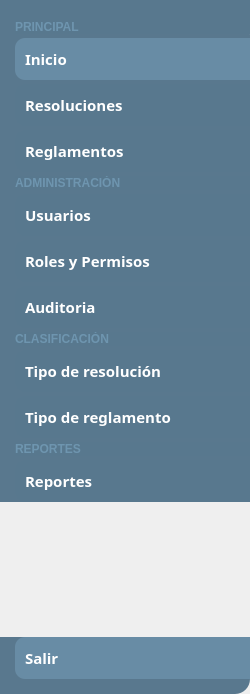
     <widget class="QWidget" name="MenuContainer" native="true">
      <property name="sizePolicy">
       <sizepolicy hsizetype="Preferred" vsizetype="Preferred">
        <horstretch>0</horstretch>
        <verstretch>0</verstretch>
       </sizepolicy>
      </property>
      <property name="minimumSize">
       <size>
        <width>250</width>
        <height>0</height>
       </size>
      </property>
      <property name="maximumSize">
       <size>
        <width>16777215</width>
        <height>16777215</height>
       </size>
      </property>
      <property name="font">
       <font>
        <pointsize>8</pointsize>
       </font>
      </property>
      <property name="styleSheet">
       <string notr="true"/>
      </property>
      <layout class="QVBoxLayout" name="verticalLayout" stretch="0">
       <property name="spacing">
        <number>0</number>
       </property>
       <property name="leftMargin">
        <number>0</number>
       </property>
       <property name="topMargin">
        <number>0</number>
       </property>
       <property name="rightMargin">
        <number>0</number>
       </property>
       <property name="bottomMargin">
        <number>0</number>
       </property>
       <item>
        <widget class="QWidget" name="SubMenuContainer" native="true">
         <property name="enabled">
          <bool>true</bool>
         </property>
         <property name="sizePolicy">
          <sizepolicy hsizetype="Preferred" vsizetype="Preferred">
           <horstretch>0</horstretch>
           <verstretch>0</verstretch>
          </sizepolicy>
         </property>
         <property name="minimumSize">
          <size>
           <width>0</width>
           <height>694</height>
          </size>
         </property>
         <property name="autoFillBackground">
          <bool>false</bool>
         </property>
         <property name="styleSheet">
          <string notr="true">QPushButton:checked{
	background-color: #688ca5;
}


#frame, #frame_2, #frame_3{
	background-color: #59788E;
}

QLabel{
	color:rgb(110, 149, 175);
}

QPushButton{
	color: rgb(255, 255, 255);
}

QWidget{
	border-top-right-radius:15px;
	border-bottom-right-radius:15px;
}

QPushButton, QLabel{
	background-color:rgb(88, 120, 142);
}

QPushButton{
	text-align: left;
	padding: 10px 10px;
	border-top-left-radius:10px;
	border-bottom-left-radius:10px;	
	border-bottom-right-radius:none;	
}

</string>
         </property>
         <layout class="QVBoxLayout" name="verticalLayout_3">
          <property name="spacing">
           <number>0</number>
          </property>
          <property name="leftMargin">
           <number>0</number>
          </property>
          <property name="topMargin">
           <number>0</number>
          </property>
          <property name="rightMargin">
           <number>0</number>
          </property>
          <property name="bottomMargin">
           <number>0</number>
          </property>
          <item>
           <widget class="QFrame" name="frame">
            <property name="frameShape">
             <enum>QFrame::StyledPanel</enum>
            </property>
            <property name="frameShadow">
             <enum>QFrame::Raised</enum>
            </property>
            <layout class="QHBoxLayout" name="horizontalLayout">
             <property name="spacing">
              <number>0</number>
             </property>
             <property name="leftMargin">
              <number>0</number>
             </property>
             <property name="topMargin">
              <number>0</number>
             </property>
             <property name="rightMargin">
              <number>0</number>
             </property>
             <property name="bottomMargin">
              <number>0</number>
             </property>
             <item>
              <widget class="QLabel" name="logo">
               <property name="maximumSize">
                <size>
                 <width>65</width>
                 <height>65</height>
                </size>
               </property>
               <property name="font">
                <font>
                 <family>Segoe UI</family>
                 <pointsize>12</pointsize>
                 <weight>75</weight>
                 <bold>true</bold>
                </font>
               </property>
               <property name="text">
                <string/>
               </property>
               <property name="pixmap">
                <pixmap resource="../../SISTEMA VER. 0/assets/resources.qrc">:/white_icons/iconos/hcu.png</pixmap>
               </property>
               <property name="scaledContents">
                <bool>true</bool>
               </property>
              </widget>
             </item>
             <item>
              <widget class="QLabel" name="label_2">
               <property name="minimumSize">
                <size>
                 <width>200</width>
                 <height>0</height>
                </size>
               </property>
               <property name="maximumSize">
                <size>
                 <width>16777215</width>
                 <height>16777215</height>
                </size>
               </property>
               <property name="font">
                <font>
                 <family>Century Gothic</family>
                 <pointsize>11</pointsize>
                 <weight>75</weight>
                 <bold>true</bold>
                </font>
               </property>
               <property name="text">
                <string/>
               </property>
               <property name="textFormat">
                <enum>Qt::MarkdownText</enum>
               </property>
               <property name="pixmap">
                <pixmap>:/usuarioIcons/hcu.png</pixmap>
               </property>
               <property name="scaledContents">
                <bool>true</bool>
               </property>
              </widget>
             </item>
            </layout>
            <zorder>label_2</zorder>
            <zorder>logo</zorder>
           </widget>
          </item>
          <item alignment="Qt::AlignTop">
           <widget class="QFrame" name="frame_2">
            <property name="sizePolicy">
             <sizepolicy hsizetype="Preferred" vsizetype="Preferred">
              <horstretch>0</horstretch>
              <verstretch>0</verstretch>
             </sizepolicy>
            </property>
            <property name="font">
             <font>
              <pointsize>8</pointsize>
             </font>
            </property>
            <property name="styleSheet">
             <string notr="true"/>
            </property>
            <layout class="QVBoxLayout" name="verticalLayout_2">
             <property name="spacing">
              <number>4</number>
             </property>
             <property name="leftMargin">
              <number>15</number>
             </property>
             <property name="topMargin">
              <number>0</number>
             </property>
             <property name="rightMargin">
              <number>0</number>
             </property>
             <property name="bottomMargin">
              <number>0</number>
             </property>
             <item>
              <widget class="QLabel" name="label_11">
               <property name="font">
                <font>
                 <family>Segoe UI</family>
                 <pointsize>9</pointsize>
                 <weight>75</weight>
                 <bold>true</bold>
                </font>
               </property>
               <property name="text">
                <string>PRINCIPAL</string>
               </property>
              </widget>
             </item>
             <item>
              <widget class="QPushButton" name="btn_inicio">
               <property name="font">
                <font>
                 <family>Century Gothic</family>
                 <pointsize>11</pointsize>
                 <weight>75</weight>
                 <bold>true</bold>
                </font>
               </property>
               <property name="toolTip">
                <string>Inicio</string>
               </property>
               <property name="styleSheet">
                <string notr="true"/>
               </property>
               <property name="text">
                <string>Inicio</string>
               </property>
               <property name="icon">
                <iconset resource="../../SISTEMA VER. 0/assets/resources.qrc">
                 <normaloff>:/white_icons/iconos/home.svg</normaloff>:/white_icons/iconos/home.svg</iconset>
               </property>
               <property name="iconSize">
                <size>
                 <width>24</width>
                 <height>24</height>
                </size>
               </property>
               <property name="checkable">
                <bool>true</bool>
               </property>
               <property name="checked">
                <bool>true</bool>
               </property>
               <property name="autoExclusive">
                <bool>true</bool>
               </property>
              </widget>
             </item>
             <item>
              <widget class="QPushButton" name="btn_resol">
               <property name="font">
                <font>
                 <family>Century Gothic</family>
                 <pointsize>11</pointsize>
                 <weight>75</weight>
                 <bold>true</bold>
                </font>
               </property>
               <property name="toolTip">
                <string>Resoluciones</string>
               </property>
               <property name="text">
                <string>Resoluciones</string>
               </property>
               <property name="icon">
                <iconset resource="../../SISTEMA VER. 0/assets/resources.qrc">
                 <normaloff>:/white_icons/iconos/file-text.svg</normaloff>:/white_icons/iconos/file-text.svg</iconset>
               </property>
               <property name="iconSize">
                <size>
                 <width>24</width>
                 <height>24</height>
                </size>
               </property>
               <property name="checkable">
                <bool>true</bool>
               </property>
               <property name="checked">
                <bool>false</bool>
               </property>
               <property name="autoExclusive">
                <bool>true</bool>
               </property>
              </widget>
             </item>
             <item>
              <widget class="QPushButton" name="btn_regla">
               <property name="font">
                <font>
                 <family>Century Gothic</family>
                 <pointsize>11</pointsize>
                 <weight>75</weight>
                 <bold>true</bold>
                </font>
               </property>
               <property name="toolTip">
                <string>Reglamentos</string>
               </property>
               <property name="text">
                <string>Reglamentos</string>
               </property>
               <property name="icon">
                <iconset resource="../../SISTEMA VER. 0/assets/resources.qrc">
                 <normaloff>:/white_icons/iconos/file-text.svg</normaloff>:/white_icons/iconos/file-text.svg</iconset>
               </property>
               <property name="iconSize">
                <size>
                 <width>24</width>
                 <height>24</height>
                </size>
               </property>
               <property name="checkable">
                <bool>true</bool>
               </property>
               <property name="checked">
                <bool>false</bool>
               </property>
               <property name="autoExclusive">
                <bool>true</bool>
               </property>
              </widget>
             </item>
             <item>
              <widget class="QLabel" name="label_10">
               <property name="font">
                <font>
                 <family>Segoe UI</family>
                 <pointsize>9</pointsize>
                 <weight>75</weight>
                 <bold>true</bold>
                </font>
               </property>
               <property name="text">
                <string>ADMINISTRACIÓN</string>
               </property>
               <property name="buddy">
                <cstring>frame_7</cstring>
               </property>
              </widget>
             </item>
             <item>
              <widget class="QPushButton" name="btn_user">
               <property name="enabled">
                <bool>true</bool>
               </property>
               <property name="font">
                <font>
                 <family>Century Gothic</family>
                 <pointsize>11</pointsize>
                 <weight>75</weight>
                 <bold>true</bold>
                </font>
               </property>
               <property name="toolTip">
                <string>Administrar Usuarios</string>
               </property>
               <property name="text">
                <string>Usuarios</string>
               </property>
               <property name="icon">
                <iconset resource="../../SISTEMA VER. 0/assets/resources.qrc">
                 <normaloff>:/white_icons/iconos/users.svg</normaloff>:/white_icons/iconos/users.svg</iconset>
               </property>
               <property name="iconSize">
                <size>
                 <width>24</width>
                 <height>24</height>
                </size>
               </property>
               <property name="checkable">
                <bool>true</bool>
               </property>
               <property name="checked">
                <bool>false</bool>
               </property>
               <property name="autoExclusive">
                <bool>true</bool>
               </property>
              </widget>
             </item>
             <item>
              <widget class="QPushButton" name="btn_rol">
               <property name="enabled">
                <bool>true</bool>
               </property>
               <property name="font">
                <font>
                 <family>Century Gothic</family>
                 <pointsize>11</pointsize>
                 <weight>75</weight>
                 <bold>true</bold>
                </font>
               </property>
               <property name="toolTip">
                <string>Administrar Roles</string>
               </property>
               <property name="autoFillBackground">
                <bool>false</bool>
               </property>
               <property name="text">
                <string>Roles y Permisos</string>
               </property>
               <property name="icon">
                <iconset resource="../../SISTEMA VER. 0/assets/resources.qrc">
                 <normaloff>:/white_icons/iconos/book.svg</normaloff>:/white_icons/iconos/book.svg</iconset>
               </property>
               <property name="iconSize">
                <size>
                 <width>24</width>
                 <height>24</height>
                </size>
               </property>
               <property name="checkable">
                <bool>true</bool>
               </property>
               <property name="checked">
                <bool>false</bool>
               </property>
               <property name="autoExclusive">
                <bool>true</bool>
               </property>
              </widget>
             </item>
             <item>
              <widget class="QPushButton" name="btn_bitacora">
               <property name="enabled">
                <bool>true</bool>
               </property>
               <property name="font">
                <font>
                 <family>Century Gothic</family>
                 <pointsize>11</pointsize>
                 <weight>75</weight>
                 <bold>true</bold>
                </font>
               </property>
               <property name="toolTip">
                <string>Administrar Bitácora</string>
               </property>
               <property name="styleSheet">
                <string notr="true"/>
               </property>
               <property name="text">
                <string>Auditoria</string>
               </property>
               <property name="icon">
                <iconset resource="../../SISTEMA VER. 0/assets/resources.qrc">
                 <normaloff>:/white_icons/iconos/file-search.svg</normaloff>:/white_icons/iconos/file-search.svg</iconset>
               </property>
               <property name="iconSize">
                <size>
                 <width>28</width>
                 <height>28</height>
                </size>
               </property>
               <property name="checkable">
                <bool>true</bool>
               </property>
               <property name="checked">
                <bool>false</bool>
               </property>
               <property name="autoExclusive">
                <bool>true</bool>
               </property>
              </widget>
             </item>
             <item>
              <widget class="QLabel" name="label_12">
               <property name="font">
                <font>
                 <family>Segoe UI</family>
                 <pointsize>9</pointsize>
                 <weight>75</weight>
                 <bold>true</bold>
                </font>
               </property>
               <property name="text">
                <string>CLASIFICACIÓN</string>
               </property>
              </widget>
             </item>
             <item>
              <widget class="QPushButton" name="btn_tp_resol">
               <property name="enabled">
                <bool>true</bool>
               </property>
               <property name="font">
                <font>
                 <family>Century Gothic</family>
                 <pointsize>11</pointsize>
                 <weight>75</weight>
                 <bold>true</bold>
                </font>
               </property>
               <property name="toolTip">
                <string>Administrar el tipo de resolución</string>
               </property>
               <property name="text">
                <string>Tipo de resolución</string>
               </property>
               <property name="icon">
                <iconset resource="../../SISTEMA VER. 0/assets/resources.qrc">
                 <normaloff>:/white_icons/iconos/category-svgrepo-com.svg</normaloff>:/white_icons/iconos/category-svgrepo-com.svg</iconset>
               </property>
               <property name="iconSize">
                <size>
                 <width>24</width>
                 <height>24</height>
                </size>
               </property>
               <property name="checkable">
                <bool>true</bool>
               </property>
               <property name="checked">
                <bool>false</bool>
               </property>
               <property name="autoExclusive">
                <bool>true</bool>
               </property>
              </widget>
             </item>
             <item>
              <widget class="QPushButton" name="btn_tp_regla">
               <property name="enabled">
                <bool>true</bool>
               </property>
               <property name="font">
                <font>
                 <family>Century Gothic</family>
                 <pointsize>11</pointsize>
                 <weight>75</weight>
                 <bold>true</bold>
                </font>
               </property>
               <property name="toolTip">
                <string>Administrar el tipo de reglamento</string>
               </property>
               <property name="text">
                <string>Tipo de reglamento</string>
               </property>
               <property name="icon">
                <iconset resource="../../SISTEMA VER. 0/assets/resources.qrc">
                 <normaloff>:/white_icons/iconos/file-settings.svg</normaloff>:/white_icons/iconos/file-settings.svg</iconset>
               </property>
               <property name="iconSize">
                <size>
                 <width>28</width>
                 <height>28</height>
                </size>
               </property>
               <property name="checkable">
                <bool>true</bool>
               </property>
               <property name="checked">
                <bool>false</bool>
               </property>
               <property name="autoExclusive">
                <bool>true</bool>
               </property>
               <property name="flat">
                <bool>true</bool>
               </property>
              </widget>
             </item>
             <item>
              <widget class="QLabel" name="label_13">
               <property name="font">
                <font>
                 <family>Segoe UI</family>
                 <pointsize>9</pointsize>
                 <weight>75</weight>
                 <bold>true</bold>
                </font>
               </property>
               <property name="text">
                <string>REPORTES</string>
               </property>
              </widget>
             </item>
             <item>
              <widget class="QPushButton" name="btn_reports">
               <property name="font">
                <font>
                 <family>Century Gothic</family>
                 <pointsize>11</pointsize>
                 <weight>75</weight>
                 <bold>true</bold>
                </font>
               </property>
               <property name="toolTip">
                <string>Generar reporte por fecha</string>
               </property>
               <property name="styleSheet">
                <string notr="true"/>
               </property>
               <property name="text">
                <string>Reportes</string>
               </property>
               <property name="icon">
                <iconset resource="../../SISTEMA VER. 0/assets/resources.qrc">
                 <normaloff>:/white_icons/iconos/printer.svg</normaloff>:/white_icons/iconos/printer.svg</iconset>
               </property>
               <property name="iconSize">
                <size>
                 <width>24</width>
                 <height>24</height>
                </size>
               </property>
               <property name="checkable">
                <bool>true</bool>
               </property>
               <property name="checked">
                <bool>false</bool>
               </property>
               <property name="autoExclusive">
                <bool>true</bool>
               </property>
               <property name="flat">
                <bool>true</bool>
               </property>
              </widget>
             </item>
            </layout>
            <zorder>btn_resol</zorder>
            <zorder>btn_user</zorder>
            <zorder>btn_reports</zorder>
            <zorder>btn_inicio</zorder>
            <zorder>label_10</zorder>
            <zorder>btn_rol</zorder>
            <zorder>btn_bitacora</zorder>
            <zorder>label_12</zorder>
            <zorder>btn_tp_resol</zorder>
            <zorder>btn_tp_regla</zorder>
            <zorder>label_13</zorder>
            <zorder>label_11</zorder>
            <zorder>btn_regla</zorder>
           </widget>
          </item>
          <item>
           <spacer name="verticalSpacer">
            <property name="orientation">
             <enum>Qt::Vertical</enum>
            </property>
            <property name="sizeHint" stdset="0">
             <size>
              <width>20</width>
              <height>40</height>
             </size>
            </property>
           </spacer>
          </item>
          <item>
           <widget class="QFrame" name="frame_3">
            <property name="font">
             <font>
              <pointsize>11</pointsize>
             </font>
            </property>
            <property name="frameShape">
             <enum>QFrame::StyledPanel</enum>
            </property>
            <property name="frameShadow">
             <enum>QFrame::Raised</enum>
            </property>
            <layout class="QVBoxLayout" name="verticalLayout_4">
             <property name="spacing">
              <number>0</number>
             </property>
             <property name="leftMargin">
              <number>15</number>
             </property>
             <property name="topMargin">
              <number>0</number>
             </property>
             <property name="rightMargin">
              <number>0</number>
             </property>
             <property name="bottomMargin">
              <number>15</number>
             </property>
             <item>
              <widget class="QPushButton" name="btn_salir">
               <property name="font">
                <font>
                 <family>Century Gothic</family>
                 <pointsize>11</pointsize>
                 <weight>75</weight>
                 <bold>true</bold>
                </font>
               </property>
               <property name="toolTip">
                <string>Salir del sistema</string>
               </property>
               <property name="text">
                <string>Salir</string>
               </property>
               <property name="icon">
                <iconset resource="../../SISTEMA VER. 0/assets/resources.qrc">
                 <normaloff>:/white_icons/iconos/log-out.svg</normaloff>:/white_icons/iconos/log-out.svg</iconset>
               </property>
               <property name="iconSize">
                <size>
                 <width>24</width>
                 <height>24</height>
                </size>
               </property>
               <property name="checkable">
                <bool>true</bool>
               </property>
               <property name="checked">
                <bool>true</bool>
               </property>
               <property name="autoExclusive">
                <bool>true</bool>
               </property>
              </widget>
             </item>
            </layout>
           </widget>
          </item>
         </layout>
         <zorder>frame_2</zorder>
         <zorder>frame</zorder>
         <zorder>frame_3</zorder>
        </widget>
       </item>
      </layout>
     </widget>
